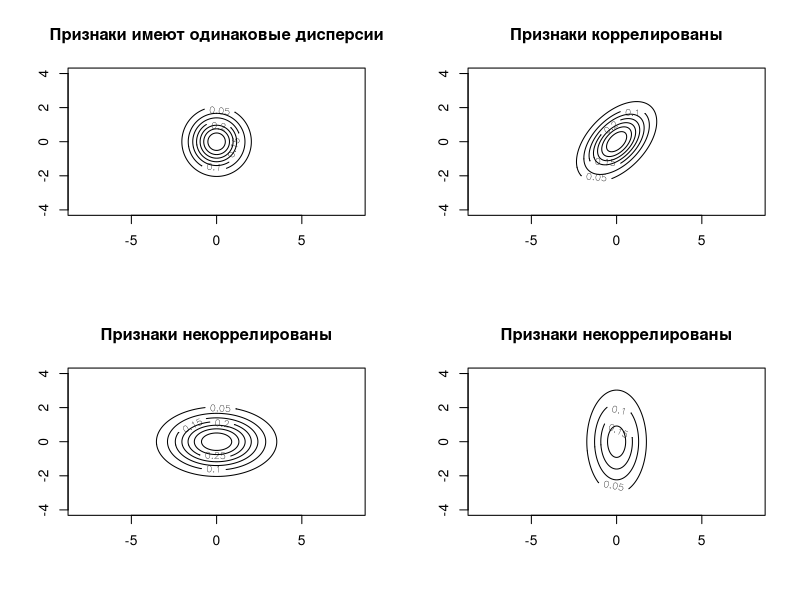

Reproduce this figure in R.
lines_draw = function(mu, cov, what=1, title) {  
  det = det(cov)
  a = cov[1,1]
  b = cov[1,2]
  c = cov[2,1]
  d = cov[2,2]
  mu1 = mu[1]
  mu2 = mu[2]
  A = d/det
  B = (-b-c)/det
  C = a/det
  D = (-2*d*mu1 + b*mu2 + c*mu2)/det
  E = (b*mu1 + c*mu1 - 2*a*mu2)/det
  f = (d*mu1*mu1-b*mu1*mu2-c*mu1*mu2+a*mu2*mu2)/det
  
  x = y = seq(-4, 4, (8) / 200)
  
  z = outer(x, y, function(x, y) 1/sqrt(2*pi*d) * exp(-1/2 * (A*x*x+B*y*x+C*y*y+D*x+E*y+f)))
  
  if (what == 1) {
    contour(x, y, z, levels=seq(0,1,0.05), main=title, drawlabels=T, asp=1)
  } else {
    mx = max(z)
    pos = 1
    mat = matrix(0, nrow=l1*l2, ncol=3)
    for (i in 1:length(x)) {
      for (j in 1:length(y)) {
        col = rgb(z[i,j] / mx, 0, z[i,j] / mx)
        mat[pos,] = c(x[i], x[j], col)
        pos = pos + 1
      }
    }
    plot(mat[,1], mat[,2], col=mat[,3], pch=22, main=title, asp=1, xlab="Первый признак", ylab="Второй признак")
  }
}

par(mfrow=c(2,2))

lines_draw(c(0,0), matrix(c(1,0,0,1), nrow=2, ncol=2), 1, title="Признаки имеют одинаковые дисперсии")
lines_draw(c(0,0), matrix(c(1,1,0,1), nrow=2, ncol=2), 1, title="Признаки коррелированы")
lines_draw(c(0,0), matrix(c(3,0,0,1), nrow=2, ncol=2), 1, title="Признаки некоррелированы")
lines_draw(c(0,0), matrix(c(1,0,0,3), nrow=2, ncol=2), 1, title="Признаки некоррелированы")
